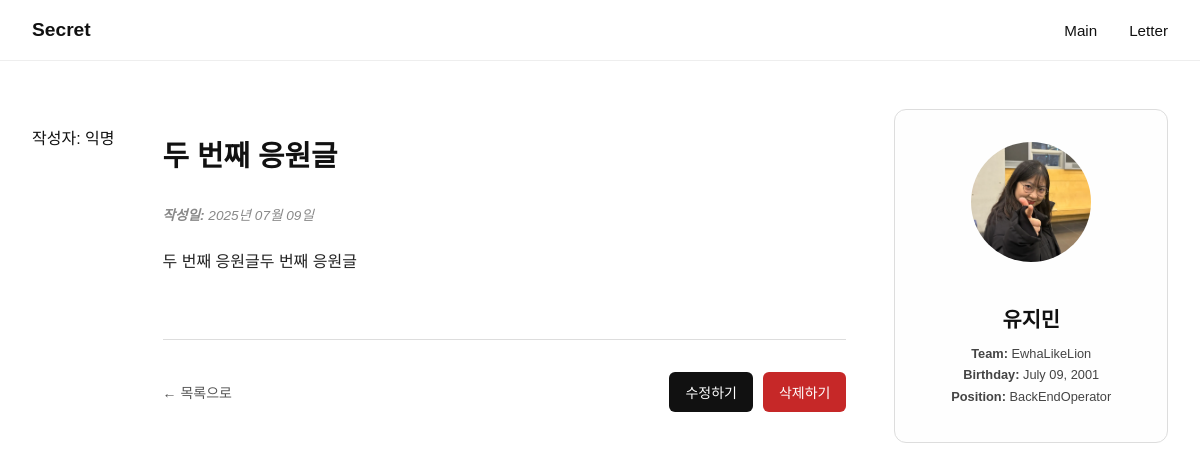
The page /blog/page/3/ on the database its author committed.
### blog/models.py (models this page shows, shortened)
class Post(models.Model):
    title = models.CharField(max_length=200)
    date = models.DateTimeField('date published', default=timezone.now)
    body = models.TextField()
    author = models.ForeignKey(User, on_delete=models.CASCADE, null=True, blank=True)
    language = models.IntegerField(choices=LANGUAGE_CHOICES, null=True)

### artists/models.py (models this page shows, shortened)
class Artist(models.Model):
    profile = models.ImageField(upload_to='artist_photo', blank=True, null=True)
    name = models.CharField(max_length=50)
    team = models.CharField(max_length=200)
    birthday = models.DateField()
    position = models.CharField(max_length=100)

### blog/views.py (the view)
# urls.py: path('page/<int:pk>/', post_detail_page, name='post_detail_page'),
def post_detail_page(request, pk):
    post = get_object_or_404(Post, pk=pk)
    artist = Artist.objects.first()
    return render(request, 'post_detail.html', {'post': post, 'artist': artist})

### blog/templates/post_detail.html (shortened to what this page needs)
{% load static %}
<!DOCTYPE html>
<html lang="ko">
  <head>
    <link rel="stylesheet" href="{% static 'css/post_detail_style.css' %}" />
  </head>
  <body>
    <header class="top-header">
      <div class="top-right-logo">Secret</div>
      <nav class="main-nav">
        <a href="{% url 'artists:artist_main' %}">Main</a>
        <a href="{% url 'blog:post_list_page' %}">Letter</a>
      </nav>
    </header>
    <div class="main-container">
      <p class="post-info">
  작성자: {% if post.author %}{{ post.author.nickname|default:post.author.username }}{% else %}익명{% endif %}
</p>
      <section class="post-list">
        <h2 class="page-title">{{ post.title }}</h2>
        <p class="post-meta post-date">
          <strong>작성일:</strong> {{ post.date|date:"Y년 m월 d일" }}
        </p>
        <div class="post-body">{{ post.body|linebreaksbr }}</div>
        <hr class="divider" />
        <div class="button-group">
          <a href="{% url 'blog:post_list_page' %}" class="link-button"
            >← 목록으로</a
          >
          <a href="{% url 'blog:post_edit_form' post.pk %}"
            ><button>수정하기</button></a
          >
          <a href="{% url 'blog:post_delete' post.pk %}"
            ><button class="delete">삭제하기</button></a
          >
        </div>
      </section>
      <aside class="sidebar">
        <div class="artist-info">
          {% if artist.profile %}
          <img
            src="{{ artist.profile.url }}"
            alt="아티스트 프로필"
            class="artist-avatar"
          />
          {% else %}
          <img
            src="{% static 'blog/퍼글러.jpg' %}"
            alt="아티스트 프로필"
            class="artist-avatar"
          />
          {% endif %}
          <h3>{{ artist.name }}</h3>
          <ul>
            <li><strong>Team:</strong> {{ artist.team }}</li>
            <li>
              <strong>Birthday:</strong> {{ artist.birthday|date:"F d, Y" }}
            </li>
            <li><strong>Position:</strong> {{ artist.position }}</li>
          </ul>
        </div>
      </aside>
    </div>
  </body>
</html>

### static/css/post_detail_style.css (style rules this page uses)
body { font-family: 'Helvetica', sans-serif; background-color: #fff; color: #111; margin: 0; padding: 0; }
.top-header { display: flex; align-items: center; justify-content: space-between; padding: 1.2rem 2rem; border-bottom: 1px solid #eee; background-color: #fff; }
.top-right-logo { font-weight: bold; font-size: 1.2rem; color: #111; }
.main-nav { display: flex; gap: 2rem; }
.main-nav a { color: #111; text-decoration: none; font-size: 0.95rem; font-weight: 500; }
.main-container { display: flex; gap: 3rem; max-width: 1200px; margin: 3rem auto; padding: 0 2rem; align-items: flex-start; }
.post-list { flex: 2.5; max-width: 750px; display: flex; flex-direction: column; }
.page-title { font-size: 1.8rem; font-weight: 700; margin-bottom: 1rem; }
.post-meta { font-size: 0.85rem; color: #888; margin-bottom: 1.5rem; }
.post-date { font-style: italic; }
.post-body { font-size: 1rem; line-height: 1.7; color: #222; margin-bottom: 2rem; white-space: pre-wrap; }
.divider { border: none; border-top: 1px solid #ddd; margin: 2rem 0; }
.button-group { display: flex; gap: 10px; align-items: center; }
.link-button { font-size: 14px; text-decoration: none; color: #555; margin-right: auto; }
button { padding: 10px 16px; background-color: #111; color: white; border: none; border-radius: 6px; cursor: pointer; font-size: 14px; transition: background-color 0.2s; }
button.delete { background-color: #c62828; }
.sidebar { flex: 1; min-width: 260px; max-width: 300px; }
.artist-info { background-color: #fefefe; padding: 2rem 1.5rem; border-radius: 12px; border: 1px solid #ddd; text-align: center; }
.artist-avatar { width: 120px; height: 120px; border-radius: 50%; object-fit: cover; margin-bottom: 1rem; }
.artist-info h3 { margin-bottom: 0.8rem; font-size: 1.3rem; font-weight: 600; }
.artist-info ul { list-style: none; padding: 0; margin: 0; font-size: 0.8rem; color: #444; }
.artist-info ul li { margin: 0.4rem 0; }

### rows shown on the page
Post: title "두 번째 응원글", date "2025년 07월 09일", body "두 번째 응원글두 번째 응원글"
Artist: profile (picture), name "유지민", team "EwhaLikeLion", birthday "July 09, 2001", position "BackEndOperator"
